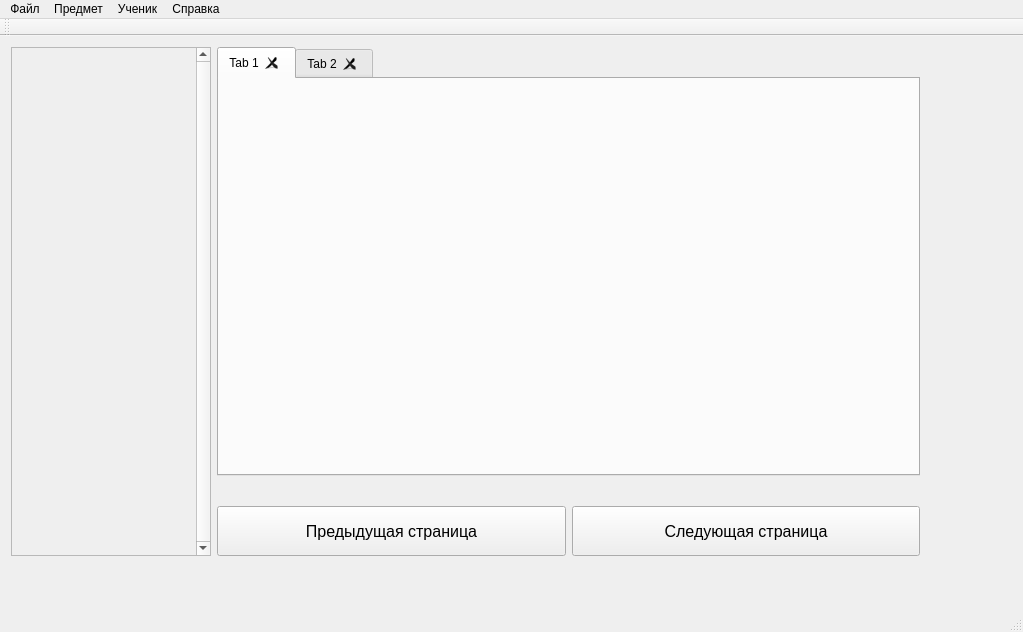
<?xml version="1.0" encoding="UTF-8"?>
<ui version="4.0">
 <class>MainWindow</class>
 <widget class="QMainWindow" name="MainWindow">
  <property name="geometry">
   <rect>
    <x>0</x>
    <y>0</y>
    <width>1023</width>
    <height>632</height>
   </rect>
  </property>
  <property name="windowTitle">
   <string>MainWindow</string>
  </property>
  <widget class="QWidget" name="centralWidget">
   <widget class="QWidget" name="layoutWidget">
    <property name="geometry">
     <rect>
      <x>0</x>
      <y>0</y>
      <width>931</width>
      <height>531</height>
     </rect>
    </property>
    <layout class="QHBoxLayout" name="horizontalLayout_2">
     <item>
      <widget class="QScrollArea" name="scrollArea">
       <property name="sizePolicy">
        <sizepolicy hsizetype="Minimum" vsizetype="Expanding">
         <horstretch>0</horstretch>
         <verstretch>0</verstretch>
        </sizepolicy>
       </property>
       <property name="minimumSize">
        <size>
         <width>200</width>
         <height>0</height>
        </size>
       </property>
       <property name="verticalScrollBarPolicy">
        <enum>Qt::ScrollBarAlwaysOn</enum>
       </property>
       <property name="horizontalScrollBarPolicy">
        <enum>Qt::ScrollBarAlwaysOff</enum>
       </property>
       <property name="widgetResizable">
        <bool>true</bool>
       </property>
       <property name="alignment">
        <set>Qt::AlignLeading|Qt::AlignLeft|Qt::AlignTop</set>
       </property>
       <widget class="QWidget" name="scrollAreaWidgetContents">
        <property name="geometry">
         <rect>
          <x>0</x>
          <y>0</y>
          <width>177</width>
          <height>527</height>
         </rect>
        </property>
        <widget class="QWidget" name="verticalLayoutWidget">
         <property name="geometry">
          <rect>
           <x>10</x>
           <y>29</y>
           <width>160</width>
           <height>291</height>
          </rect>
         </property>
         <layout class="QVBoxLayout" name="scroollLayout">
          <property name="sizeConstraint">
           <enum>QLayout::SetDefaultConstraint</enum>
          </property>
         </layout>
        </widget>
       </widget>
      </widget>
     </item>
     <item>
      <layout class="QVBoxLayout" name="verticalLayout">
       <item>
        <widget class="QTabWidget" name="tabWidget">
         <property name="currentIndex">
          <number>0</number>
         </property>
         <property name="documentMode">
          <bool>false</bool>
         </property>
         <property name="tabsClosable">
          <bool>true</bool>
         </property>
         <property name="movable">
          <bool>true</bool>
         </property>
         <widget class="QWidget" name="tab">
          <property name="enabled">
           <bool>true</bool>
          </property>
          <attribute name="title">
           <string>Tab 1</string>
          </attribute>
         </widget>
         <widget class="QWidget" name="tab_2">
          <property name="enabled">
           <bool>true</bool>
          </property>
          <attribute name="title">
           <string>Tab 2</string>
          </attribute>
          <widget class="QTableView" name="tableView">
           <property name="geometry">
            <rect>
             <x>130</x>
             <y>50</y>
             <width>561</width>
             <height>241</height>
            </rect>
           </property>
          </widget>
         </widget>
        </widget>
       </item>
       <item>
        <layout class="QHBoxLayout" name="horizontalLayout_3"/>
       </item>
       <item>
        <widget class="QLabel" name="labelState">
         <property name="sizePolicy">
          <sizepolicy hsizetype="Preferred" vsizetype="Fixed">
           <horstretch>0</horstretch>
           <verstretch>0</verstretch>
          </sizepolicy>
         </property>
         <property name="font">
          <font>
           <pointsize>12</pointsize>
          </font>
         </property>
         <property name="text">
          <string/>
         </property>
         <property name="alignment">
          <set>Qt::AlignCenter</set>
         </property>
        </widget>
       </item>
       <item>
        <layout class="QHBoxLayout" name="horizontalLayout">
         <item>
          <widget class="QPushButton" name="pushButton">
           <property name="minimumSize">
            <size>
             <width>0</width>
             <height>50</height>
            </size>
           </property>
           <property name="font">
            <font>
             <pointsize>12</pointsize>
            </font>
           </property>
           <property name="text">
            <string>Предыдущая страница</string>
           </property>
          </widget>
         </item>
         <item>
          <widget class="QPushButton" name="pushButton_2">
           <property name="minimumSize">
            <size>
             <width>0</width>
             <height>50</height>
            </size>
           </property>
           <property name="font">
            <font>
             <pointsize>12</pointsize>
            </font>
           </property>
           <property name="text">
            <string>Следующая страница</string>
           </property>
          </widget>
         </item>
        </layout>
       </item>
      </layout>
     </item>
    </layout>
   </widget>
  </widget>
  <widget class="QMenuBar" name="menuBar">
   <property name="geometry">
    <rect>
     <x>0</x>
     <y>0</y>
     <width>1023</width>
     <height>26</height>
    </rect>
   </property>
   <widget class="QMenu" name="menu">
    <property name="title">
     <string>Файл</string>
    </property>
    <addaction name="createJournal"/>
    <addaction name="saveJournal"/>
    <addaction name="loadJournal"/>
    <addaction name="separator"/>
    <addaction name="changeJournal"/>
    <addaction name="separator"/>
    <addaction name="quitApp"/>
   </widget>
   <widget class="QMenu" name="menu_2">
    <property name="title">
     <string>Предмет</string>
    </property>
    <addaction name="addSubject"/>
    <addaction name="delSubjects"/>
    <addaction name="separator"/>
    <addaction name="changeSubjectTimePeriod"/>
   </widget>
   <widget class="QMenu" name="menu_3">
    <property name="title">
     <string>Ученик</string>
    </property>
    <addaction name="addSchoolBoy"/>
    <addaction name="delSchoolBoys"/>
    <addaction name="separator"/>
    <addaction name="changeSchoolBoy"/>
   </widget>
   <widget class="QMenu" name="menu_4">
    <property name="title">
     <string>Справка</string>
    </property>
    <addaction name="Help"/>
   </widget>
   <addaction name="menu"/>
   <addaction name="menu_2"/>
   <addaction name="menu_3"/>
   <addaction name="menu_4"/>
  </widget>
  <widget class="QToolBar" name="mainToolBar">
   <attribute name="toolBarArea">
    <enum>TopToolBarArea</enum>
   </attribute>
   <attribute name="toolBarBreak">
    <bool>false</bool>
   </attribute>
  </widget>
  <widget class="QStatusBar" name="statusBar"/>
  <action name="createJournal">
   <property name="text">
    <string>Создать журнал</string>
   </property>
   <property name="shortcut">
    <string>Ctrl+N</string>
   </property>
  </action>
  <action name="saveJournal">
   <property name="text">
    <string>Сохранить</string>
   </property>
   <property name="shortcut">
    <string>Ctrl+S</string>
   </property>
  </action>
  <action name="loadJournal">
   <property name="text">
    <string>Открыть</string>
   </property>
   <property name="shortcut">
    <string>Ctrl+L</string>
   </property>
  </action>
  <action name="quitApp">
   <property name="text">
    <string>Выход</string>
   </property>
   <property name="shortcut">
    <string>Ctrl+Q</string>
   </property>
  </action>
  <action name="addSubject">
   <property name="text">
    <string>Добавить предмет</string>
   </property>
  </action>
  <action name="changeJournal">
   <property name="text">
    <string>Изменить структуру таблицы</string>
   </property>
  </action>
  <action name="action_4">
   <property name="text">
    <string>Удалить учеников</string>
   </property>
  </action>
  <action name="addSchoolBoy">
   <property name="text">
    <string>Добавить ученика</string>
   </property>
  </action>
  <action name="delSchoolBoys">
   <property name="text">
    <string>Удалить учеников</string>
   </property>
  </action>
  <action name="Help">
   <property name="text">
    <string>Помощь</string>
   </property>
   <property name="toolTip">
    <string>Справка о функционале окна</string>
   </property>
   <property name="shortcut">
    <string>F1</string>
   </property>
  </action>
  <action name="delSubjects">
   <property name="text">
    <string>Удалить предметы</string>
   </property>
  </action>
  <action name="resSubject">
   <property name="text">
    <string>Итоги по предмету</string>
   </property>
  </action>
  <action name="resSchoolBoys">
   <property name="text">
    <string>Итоги по ученику</string>
   </property>
  </action>
  <action name="changeSubjectTimePeriod">
   <property name="text">
    <string>Изм. даты на промежутке</string>
   </property>
  </action>
  <action name="changeSchoolBoy">
   <property name="text">
    <string>Просмотр учеников</string>
   </property>
  </action>
 </widget>
 <layoutdefault spacing="6" margin="11"/>
 <resources/>
 <connections>
  <connection>
   <sender>quitApp</sender>
   <signal>triggered()</signal>
   <receiver>MainWindow</receiver>
   <slot>close()</slot>
   <hints>
    <hint type="sourcelabel">
     <x>-1</x>
     <y>-1</y>
    </hint>
    <hint type="destinationlabel">
     <x>466</x>
     <y>299</y>
    </hint>
   </hints>
  </connection>
 </connections>
</ui>
